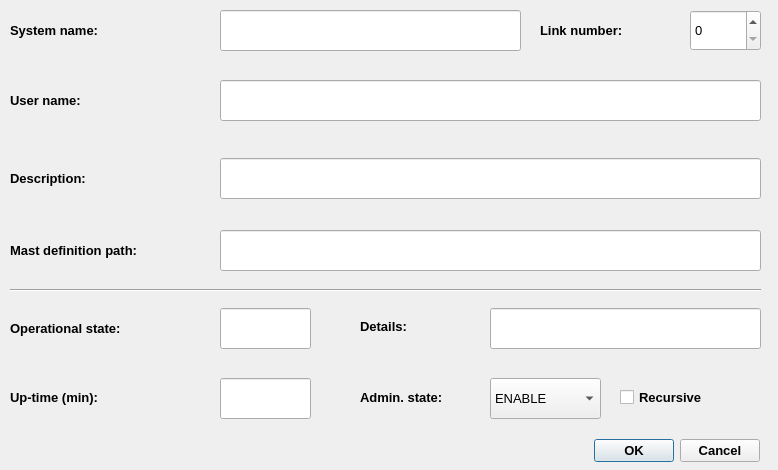
<?xml version="1.0" encoding="UTF-8"?>
<ui version="4.0">
 <class>satLinkDialog</class>
 <widget class="QDialog" name="satLinkDialog">
  <property name="geometry">
   <rect>
    <x>0</x>
    <y>0</y>
    <width>778</width>
    <height>470</height>
   </rect>
  </property>
  <property name="windowTitle">
   <string>Lg link</string>
  </property>
  <property name="windowIcon">
   <iconset>
    <normaloff>../icons/link.png</normaloff>../icons/link.png</iconset>
  </property>
  <widget class="QComboBox" name="adminStateComboBox">
   <property name="geometry">
    <rect>
     <x>490</x>
     <y>378</y>
     <width>111</width>
     <height>41</height>
    </rect>
   </property>
   <property name="font">
    <font>
     <pointsize>10</pointsize>
    </font>
   </property>
   <property name="whatsThis">
    <string>&lt;html&gt;&lt;head/&gt;&lt;body&gt;&lt;p&gt;Ligh group link administrative state [ENABLE | DISABLE]&lt;/p&gt;&lt;/body&gt;&lt;/html&gt;</string>
   </property>
   <item>
    <property name="text">
     <string>ENABLE</string>
    </property>
   </item>
   <item>
    <property name="text">
     <string>DISABLE</string>
    </property>
   </item>
  </widget>
  <widget class="QLabel" name="adminStateLabel">
   <property name="geometry">
    <rect>
     <x>360</x>
     <y>377</y>
     <width>131</width>
     <height>41</height>
    </rect>
   </property>
   <property name="font">
    <font>
     <pointsize>10</pointsize>
     <weight>75</weight>
     <bold>true</bold>
    </font>
   </property>
   <property name="whatsThis">
    <string>&lt;html&gt;&lt;head/&gt;&lt;body&gt;&lt;p&gt;Ligh group link administrative state [ENABLE | DISABLE]&lt;/p&gt;&lt;/body&gt;&lt;/html&gt;</string>
   </property>
   <property name="text">
    <string>Admin. state:</string>
   </property>
   <property name="wordWrap">
    <bool>true</bool>
   </property>
  </widget>
  <widget class="QLabel" name="operationalStateLabel">
   <property name="geometry">
    <rect>
     <x>10</x>
     <y>308</y>
     <width>211</width>
     <height>41</height>
    </rect>
   </property>
   <property name="font">
    <font>
     <pointsize>10</pointsize>
     <weight>75</weight>
     <bold>true</bold>
    </font>
   </property>
   <property name="whatsThis">
    <string>&lt;html&gt;&lt;head/&gt;&lt;body&gt;&lt;p&gt;Light group link operational state sumary [AVAIL | UNAVAIL]&lt;/p&gt;&lt;/body&gt;&lt;/html&gt;</string>
   </property>
   <property name="text">
    <string>Operational state:</string>
   </property>
  </widget>
  <widget class="QLineEdit" name="opStateSummaryLineEdit">
   <property name="geometry">
    <rect>
     <x>220</x>
     <y>308</y>
     <width>91</width>
     <height>41</height>
    </rect>
   </property>
   <property name="font">
    <font>
     <pointsize>10</pointsize>
    </font>
   </property>
   <property name="whatsThis">
    <string>&lt;html&gt;&lt;head/&gt;&lt;body&gt;&lt;p&gt;Light group link operational state sumary [AVAIL | UNAVAIL]&lt;/p&gt;&lt;/body&gt;&lt;/html&gt;</string>
   </property>
   <property name="text">
    <string/>
   </property>
   <property name="readOnly">
    <bool>true</bool>
   </property>
  </widget>
  <widget class="QCheckBox" name="adminStateForceCheckBox">
   <property name="geometry">
    <rect>
     <x>620</x>
     <y>377</y>
     <width>141</width>
     <height>41</height>
    </rect>
   </property>
   <property name="font">
    <font>
     <pointsize>10</pointsize>
     <weight>75</weight>
     <bold>true</bold>
    </font>
   </property>
   <property name="whatsThis">
    <string>If you want to avoid manually “ENABLE” all parents, or “DISABLE” all children you may use the “recursive” version of “ENABLE”/”DISABLE” in which case the server does it for you.</string>
   </property>
   <property name="text">
    <string>Recursive</string>
   </property>
  </widget>
  <widget class="QLabel" name="upTimeLabel">
   <property name="geometry">
    <rect>
     <x>10</x>
     <y>377</y>
     <width>211</width>
     <height>41</height>
    </rect>
   </property>
   <property name="font">
    <font>
     <pointsize>10</pointsize>
     <weight>75</weight>
     <bold>true</bold>
    </font>
   </property>
   <property name="whatsThis">
    <string>&lt;html&gt;&lt;head/&gt;&lt;body&gt;&lt;p&gt;Light group link uptime - time sinse satellite link became available&lt;/p&gt;&lt;/body&gt;&lt;/html&gt;</string>
   </property>
   <property name="text">
    <string>Up-time (min):</string>
   </property>
  </widget>
  <widget class="QLineEdit" name="upTimeLineEdit">
   <property name="geometry">
    <rect>
     <x>220</x>
     <y>378</y>
     <width>91</width>
     <height>41</height>
    </rect>
   </property>
   <property name="font">
    <font>
     <pointsize>10</pointsize>
    </font>
   </property>
   <property name="whatsThis">
    <string>&lt;html&gt;&lt;head/&gt;&lt;body&gt;&lt;p&gt;Light group link uptime - time sinse satellite link became available&lt;/p&gt;&lt;/body&gt;&lt;/html&gt;</string>
   </property>
   <property name="text">
    <string/>
   </property>
   <property name="readOnly">
    <bool>true</bool>
   </property>
  </widget>
  <widget class="QDialogButtonBox" name="confirmButtonBox">
   <property name="geometry">
    <rect>
     <x>589</x>
     <y>435</y>
     <width>171</width>
     <height>31</height>
    </rect>
   </property>
   <property name="font">
    <font>
     <pointsize>10</pointsize>
     <weight>75</weight>
     <bold>true</bold>
    </font>
   </property>
   <property name="whatsThis">
    <string>&lt;html&gt;&lt;head/&gt;&lt;body&gt;&lt;p&gt;Accept and deploy configuration changes / or reject them&lt;/p&gt;&lt;/body&gt;&lt;/html&gt;</string>
   </property>
   <property name="standardButtons">
    <set>QDialogButtonBox::Cancel|QDialogButtonBox::Ok</set>
   </property>
  </widget>
  <widget class="QLabel" name="linkNoLabel">
   <property name="geometry">
    <rect>
     <x>540</x>
     <y>10</y>
     <width>131</width>
     <height>41</height>
    </rect>
   </property>
   <property name="font">
    <font>
     <pointsize>10</pointsize>
     <weight>75</weight>
     <bold>true</bold>
    </font>
   </property>
   <property name="whatsThis">
    <string>&lt;html&gt;&lt;head/&gt;&lt;body&gt;&lt;p&gt;Light group link number&lt;/p&gt;&lt;/body&gt;&lt;/html&gt;</string>
   </property>
   <property name="text">
    <string>Link number:</string>
   </property>
  </widget>
  <widget class="QLineEdit" name="JMRIDescriptionLineEdit">
   <property name="geometry">
    <rect>
     <x>220</x>
     <y>158</y>
     <width>541</width>
     <height>41</height>
    </rect>
   </property>
   <property name="font">
    <font>
     <pointsize>10</pointsize>
    </font>
   </property>
   <property name="whatsThis">
    <string>&lt;html&gt;&lt;head/&gt;&lt;body&gt;&lt;p&gt;Light group link description&lt;/p&gt;&lt;/body&gt;&lt;/html&gt;</string>
   </property>
   <property name="text">
    <string/>
   </property>
   <property name="readOnly">
    <bool>false</bool>
   </property>
  </widget>
  <widget class="QLabel" name="descriptionLabel">
   <property name="geometry">
    <rect>
     <x>10</x>
     <y>158</y>
     <width>211</width>
     <height>41</height>
    </rect>
   </property>
   <property name="font">
    <font>
     <pointsize>10</pointsize>
     <weight>75</weight>
     <bold>true</bold>
    </font>
   </property>
   <property name="whatsThis">
    <string>&lt;html&gt;&lt;head/&gt;&lt;body&gt;&lt;p&gt;Light group link description&lt;/p&gt;&lt;/body&gt;&lt;/html&gt;</string>
   </property>
   <property name="text">
    <string>Description:</string>
   </property>
  </widget>
  <widget class="QLabel" name="operationalStateDetailsLabel">
   <property name="geometry">
    <rect>
     <x>360</x>
     <y>306</y>
     <width>131</width>
     <height>41</height>
    </rect>
   </property>
   <property name="font">
    <font>
     <pointsize>10</pointsize>
     <weight>75</weight>
     <bold>true</bold>
    </font>
   </property>
   <property name="whatsThis">
    <string>&lt;html&gt;&lt;head/&gt;&lt;body&gt;&lt;p&gt;Light group link detailed operational state [INIT | DISABLE | CBL | ERRSEC | FAIL]&lt;/p&gt;&lt;/body&gt;&lt;/html&gt;</string>
   </property>
   <property name="text">
    <string>Details:</string>
   </property>
  </widget>
  <widget class="QLineEdit" name="opStateDetailLineEdit">
   <property name="geometry">
    <rect>
     <x>490</x>
     <y>308</y>
     <width>271</width>
     <height>41</height>
    </rect>
   </property>
   <property name="font">
    <font>
     <pointsize>10</pointsize>
    </font>
   </property>
   <property name="whatsThis">
    <string>&lt;html&gt;&lt;head/&gt;&lt;body&gt;&lt;p&gt;Light group link detailed operational state [INIT | DISABLE | CBL | ERRSEC | FAIL]&lt;/p&gt;&lt;/body&gt;&lt;/html&gt;</string>
   </property>
   <property name="text">
    <string/>
   </property>
   <property name="readOnly">
    <bool>true</bool>
   </property>
  </widget>
  <widget class="QSpinBox" name="linkNoSpinBox">
   <property name="geometry">
    <rect>
     <x>690</x>
     <y>10</y>
     <width>71</width>
     <height>41</height>
    </rect>
   </property>
   <property name="font">
    <font>
     <pointsize>10</pointsize>
    </font>
   </property>
   <property name="whatsThis">
    <string>&lt;html&gt;&lt;head/&gt;&lt;body&gt;&lt;p&gt;Light group link number&lt;/p&gt;&lt;/body&gt;&lt;/html&gt;</string>
   </property>
   <property name="maximum">
    <number>1</number>
   </property>
  </widget>
  <widget class="Line" name="line">
   <property name="geometry">
    <rect>
     <x>10</x>
     <y>280</y>
     <width>751</width>
     <height>20</height>
    </rect>
   </property>
   <property name="orientation">
    <enum>Qt::Horizontal</enum>
   </property>
  </widget>
  <widget class="QLineEdit" name="JMRISystemNameLineEdit">
   <property name="geometry">
    <rect>
     <x>220</x>
     <y>10</y>
     <width>301</width>
     <height>41</height>
    </rect>
   </property>
   <property name="font">
    <font>
     <pointsize>10</pointsize>
    </font>
   </property>
   <property name="whatsThis">
    <string>&lt;html&gt;&lt;head/&gt;&lt;body&gt;&lt;p&gt;&lt;span style=&quot; font-family:'Aptos,sans-serif';&quot;&gt;This is an immutable system identifier that needs to begin with the “GJLL-“ pre-fix.&lt;/span&gt;&lt;/p&gt;&lt;/body&gt;&lt;/html&gt;</string>
   </property>
   <property name="text">
    <string/>
   </property>
   <property name="readOnly">
    <bool>false</bool>
   </property>
  </widget>
  <widget class="QLabel" name="systemNameLabel">
   <property name="geometry">
    <rect>
     <x>10</x>
     <y>10</y>
     <width>211</width>
     <height>41</height>
    </rect>
   </property>
   <property name="font">
    <font>
     <pointsize>10</pointsize>
     <weight>75</weight>
     <bold>true</bold>
    </font>
   </property>
   <property name="whatsThis">
    <string>&lt;html&gt;&lt;head/&gt;&lt;body&gt;&lt;p&gt;&lt;span style=&quot; font-family:'Aptos,sans-serif';&quot;&gt;This is an immutable system identifier that needs to begin with the “GJLL-“ pre-fix.&lt;/span&gt;&lt;/p&gt;&lt;/body&gt;&lt;/html&gt;</string>
   </property>
   <property name="text">
    <string>System name:</string>
   </property>
  </widget>
  <widget class="QLineEdit" name="JMRIUserNameLineEdit">
   <property name="geometry">
    <rect>
     <x>220</x>
     <y>80</y>
     <width>541</width>
     <height>41</height>
    </rect>
   </property>
   <property name="font">
    <font>
     <pointsize>10</pointsize>
    </font>
   </property>
   <property name="whatsThis">
    <string>&lt;html&gt;&lt;head/&gt;&lt;body&gt;&lt;p&gt;Light group link user name&lt;/p&gt;&lt;/body&gt;&lt;/html&gt;</string>
   </property>
   <property name="text">
    <string/>
   </property>
   <property name="readOnly">
    <bool>false</bool>
   </property>
  </widget>
  <widget class="QLabel" name="userNameLabel">
   <property name="geometry">
    <rect>
     <x>10</x>
     <y>80</y>
     <width>211</width>
     <height>41</height>
    </rect>
   </property>
   <property name="font">
    <font>
     <pointsize>10</pointsize>
     <weight>75</weight>
     <bold>true</bold>
    </font>
   </property>
   <property name="whatsThis">
    <string>&lt;html&gt;&lt;head/&gt;&lt;body&gt;&lt;p&gt;Light group link user name&lt;/p&gt;&lt;/body&gt;&lt;/html&gt;</string>
   </property>
   <property name="text">
    <string>User name:</string>
   </property>
  </widget>
  <widget class="QLabel" name="mastDescriptionPathLabel">
   <property name="geometry">
    <rect>
     <x>10</x>
     <y>230</y>
     <width>211</width>
     <height>41</height>
    </rect>
   </property>
   <property name="font">
    <font>
     <pointsize>10</pointsize>
     <weight>75</weight>
     <bold>true</bold>
    </font>
   </property>
   <property name="whatsThis">
    <string>&lt;html&gt;&lt;head/&gt;&lt;body&gt;&lt;p&gt;Mast definition path &lt;span style=&quot; font-family:'Aptos,sans-serif';&quot;&gt;defines the path to a JMRI signaling system definition, this path is relative to the JMRI path or host, and not relative to the MyRailIO server path/host. In fact, these signaling mast definitions are pulled via the RPC interface from the JMRI host.&lt;/span&gt;&lt;/p&gt;&lt;/body&gt;&lt;/html&gt;</string>
   </property>
   <property name="text">
    <string>Mast definition path:</string>
   </property>
  </widget>
  <widget class="QLineEdit" name="mastDefinitionPathLineEdit">
   <property name="geometry">
    <rect>
     <x>220</x>
     <y>230</y>
     <width>541</width>
     <height>41</height>
    </rect>
   </property>
   <property name="font">
    <font>
     <pointsize>10</pointsize>
    </font>
   </property>
   <property name="whatsThis">
    <string>&lt;html&gt;&lt;head/&gt;&lt;body&gt;&lt;p&gt;Mast definition path &lt;span style=&quot; font-family:'Aptos,sans-serif';&quot;&gt;defines the path to a JMRI signaling system definition, this path is relative to the JMRI path or host, and not relative to the MyRailIO server path/host. In fact, these signaling mast definitions are pulled via the RPC interface from the JMRI host.&lt;/span&gt;&lt;/p&gt;&lt;/body&gt;&lt;/html&gt;</string>
   </property>
   <property name="text">
    <string/>
   </property>
   <property name="readOnly">
    <bool>false</bool>
   </property>
  </widget>
 </widget>
 <resources/>
 <connections/>
</ui>
